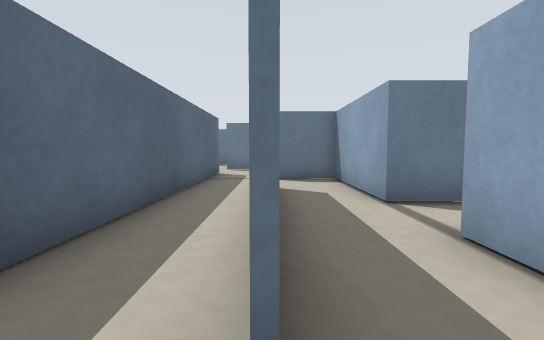
[1] (above)

24 first-person views from a walk through a robot-simulator world made for Stage. The camera is 0.09 m above the floor, tilts 4° down and sees 85° across. Floor lines are 1 m apart. The floor is counted in squares, 0.1 m on a side. Each view is taken from the middle of a square. On the plan, view 1 faces up. The plan holds only what a view shows up to about 11 squares ahead; the rest is blank. Robots are left out.

[2]
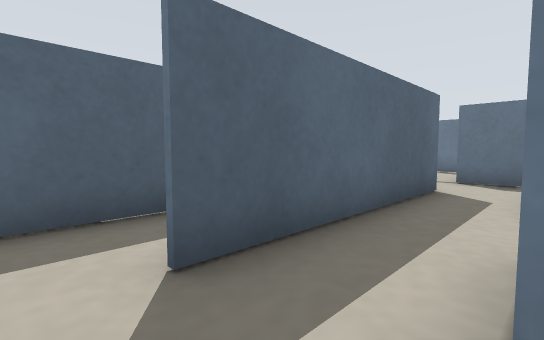

[3]
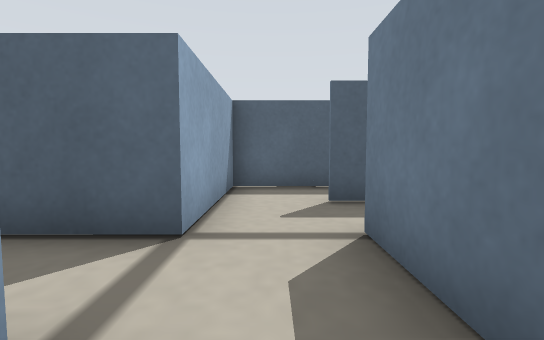

[4]
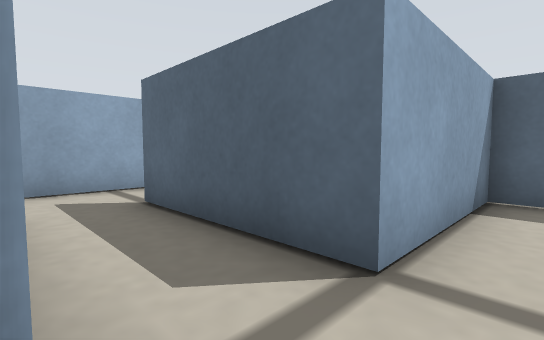

[5]
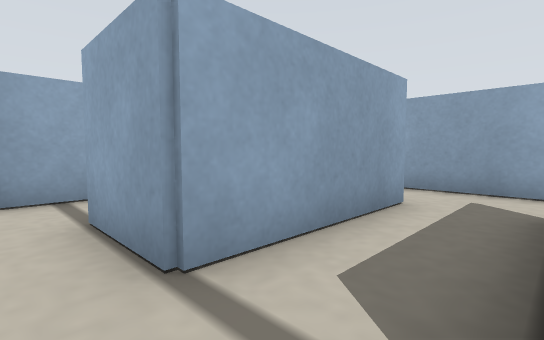

[6]
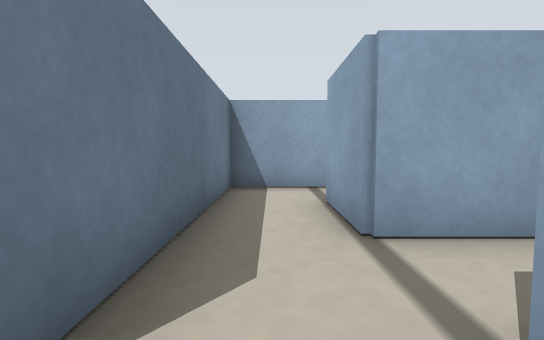

[7]
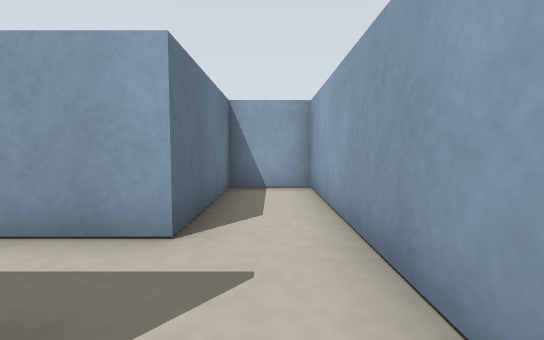

[8]
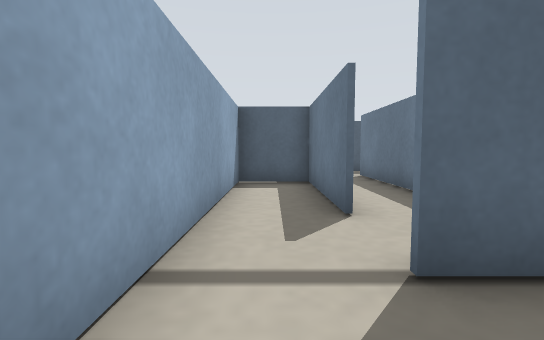

[9]
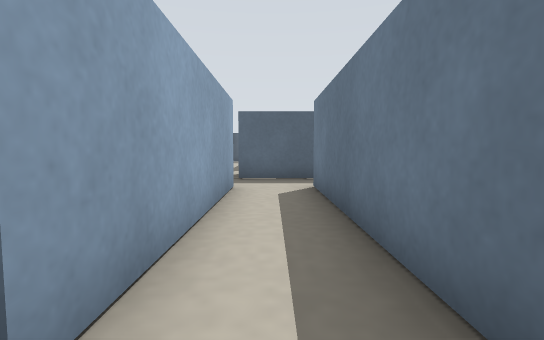

[10]
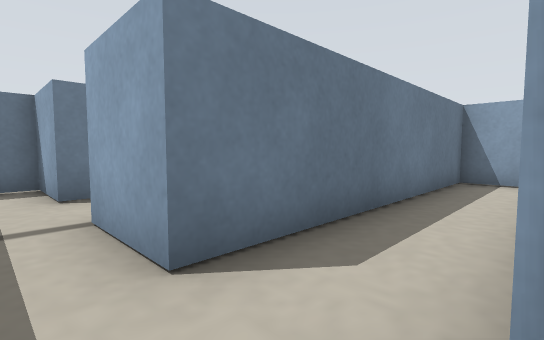

[11]
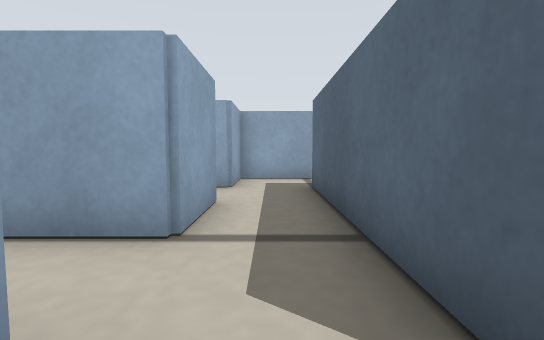

[12]
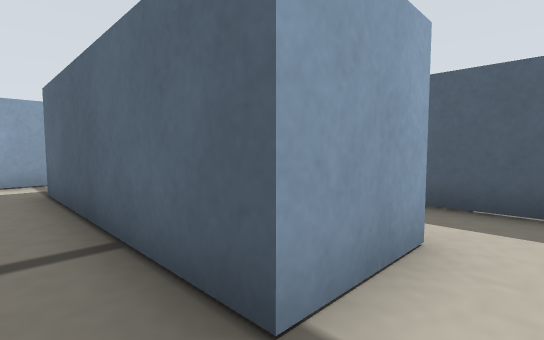

[13]
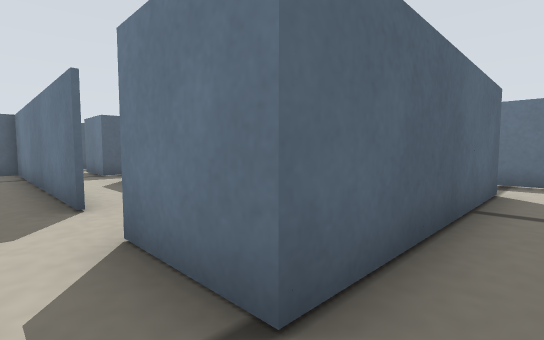

[14]
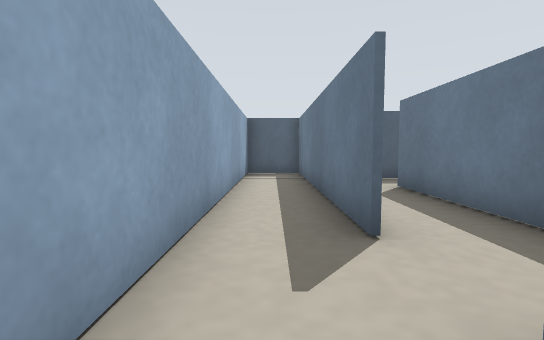

[15]
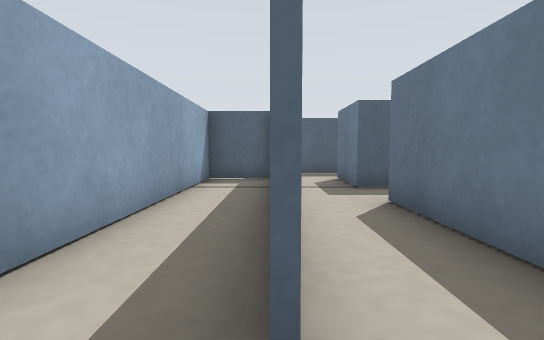

[16]
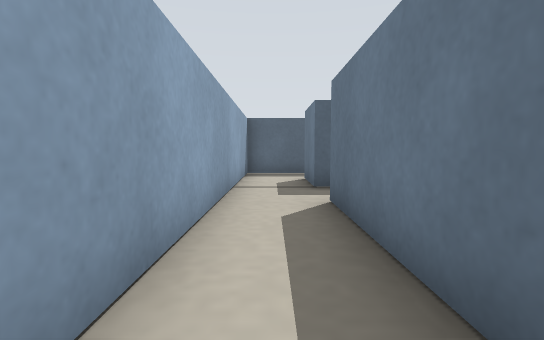

[17]
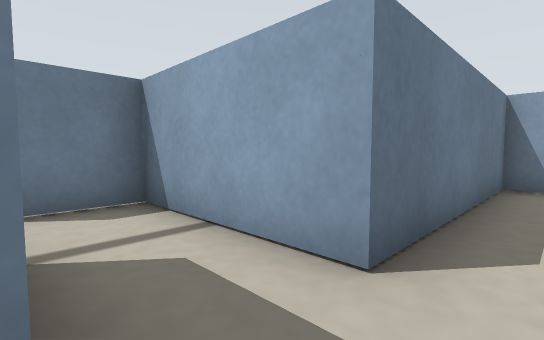

[18]
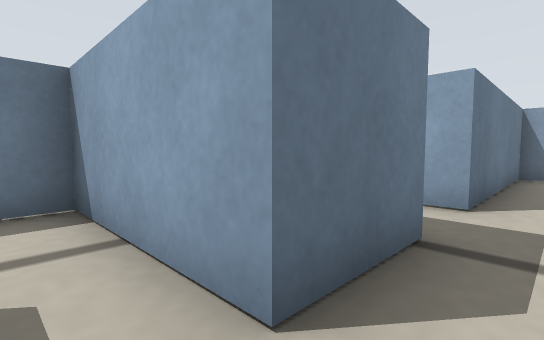

[19]
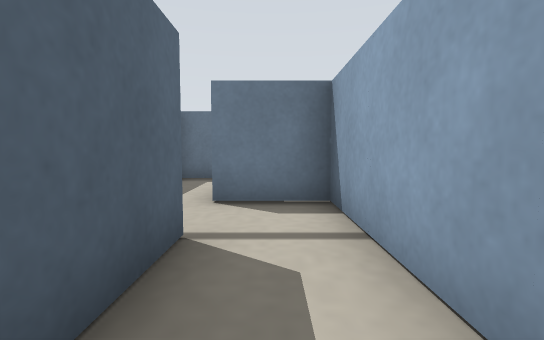

[20]
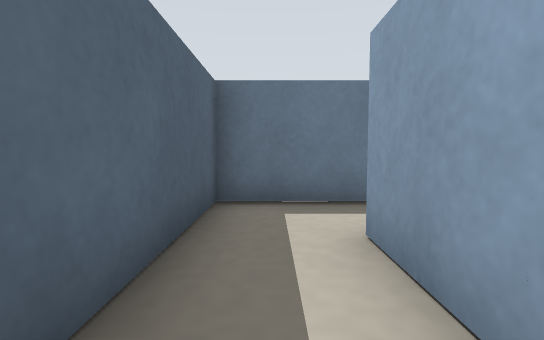

[21]
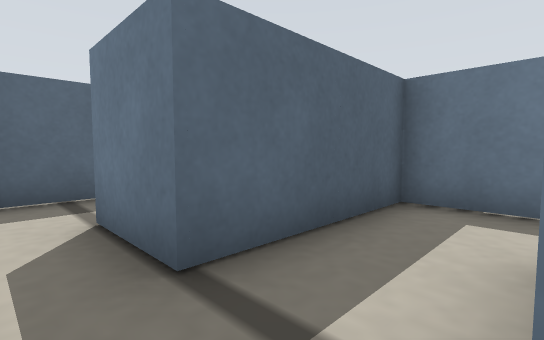

[22]
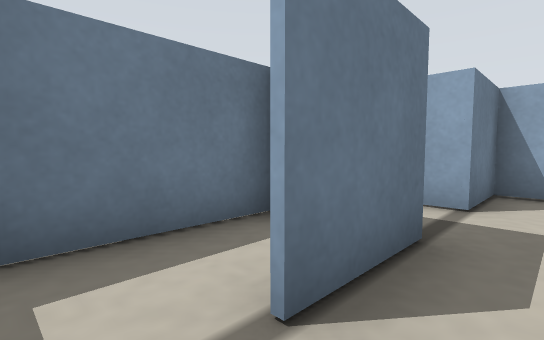

[23]
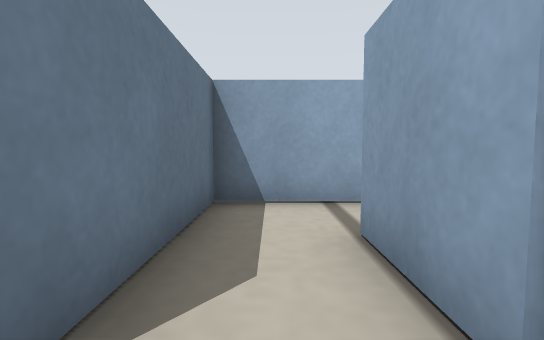

[24]
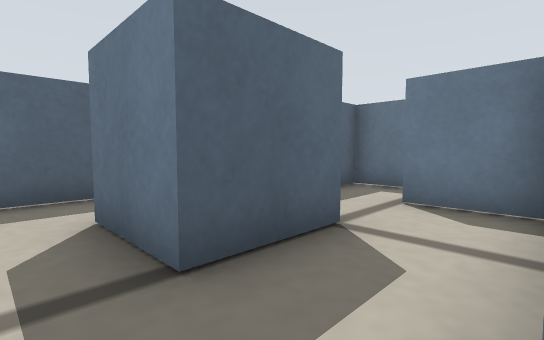

### Floor plan
Ten units are one square. View 1 is at (0, 0); x grows to the right and y downward. Boxes are objects, and circles mark ways between rooms. Rooms are numbered by the first view taken in them; rooms with no view inside come last. Other rooms are left out.
<svg viewBox="-226 -115 310 189">
<path fill="none" stroke="#000" d="M0 -70 0 -9M19 -50 19 -90 -1 -90M19 -20 19 -30M-20 -110 -20 9 20 9M24 69 79 69 79 50 39 50 39 9M20 9 20 51M34 -10 19 -10M39 9 61 9M79 4 79 -10 34 -10M1 50 -40 50 -40 69 24 69M-61 49 1 49M-80 6 -80 50M19 42 19 30 -61 30 -61 9M-119 50 -199 50 -199 69 -99 69M-82 69 -61 69 -61 49M-80 50 -101 50M-100 -11 -80 -11M-61 -10 -61 -30 -119 -30 -119 -15M-179 9 -179 30 -200 30 -200 15M-219 10 -219 49 -119 49M-100 38 -100 30 -160 30 -160 -10 -180 -10M-119 -15 -119 10 -140 10M-80 18 -80 10 -100 10 -100 -11M-159 5 -159 19M-120 -10 -150 -10M-61 9 -39 9M-21 5 -21 -10 -61 -10M-80 -11 -80 6M-200 15 -200 -10 -221 -10"/>
<circle cx="20" cy="0" r="3" fill="#2a7"/>
<circle cx="30" cy="0" r="3" fill="#2a7"/>
<circle cx="20" cy="60" r="3" fill="#2a7"/>
<circle cx="10" cy="50" r="3" fill="#2a7"/>
<circle cx="-70" cy="50" r="3" fill="#2a7"/>
<circle cx="-70" cy="10" r="3" fill="#2a7"/>
<circle cx="-110" cy="50" r="3" fill="#2a7"/>
<circle cx="-110" cy="-10" r="3" fill="#2a7"/>
<circle cx="-70" cy="-10" r="3" fill="#2a7"/>
<circle cx="-210" cy="25" r="3" fill="#2a7"/>
<circle cx="-125" cy="20" r="3" fill="#2a7"/>
<text x="-10" y="-50">1</text>
<text x="30" y="40">2</text>
<text x="50" y="0">3</text>
<text x="0" y="60">4</text>
<text x="-40" y="40">5</text>
<text x="-120" y="60">6</text>
<text x="-90" y="-20">7</text>
<text x="-170" y="30">8</text>
<text x="-110" y="10">9</text>
<text x="-140" y="10">10</text>
<text x="-50" y="0">11</text>
<text x="-210" y="0">12</text>
</svg>
Room 1 opens to room 2. Room 2 opens to room 3. Room 2 opens to room 4. Room 4 opens to room 5. Room 5 opens to room 6. Room 5 opens to room 11. Room 6 opens to room 8. Room 7 opens to room 9. Room 7 opens to room 11. Room 8 opens to room 12. Room 9 opens to room 10.

Where each view was taken, in squares from view 1:
view 1: 0 up, 0 right, facing up
view 2: 0 up, 2 right, facing up-left
view 3: 0 up, 5 right, facing left
view 4: 0 up, 4 right, facing down-left
view 5: 0 up, 2 right, facing down-right
view 6: 0 up, 1 right, facing right
view 7: 6 down, 1 right, facing right
view 8: 6 down, 4 right, facing left
view 9: 4 down, 1 right, facing left
view 10: 5 down, 7 left, facing up-right
view 11: 2 up, 7 left, facing down
view 12: 2 up, 7 left, facing down-left
view 13: 6 down, 7 left, facing up-left
view 14: 6 down, 9 left, facing left
view 15: 5 down, 11 left, facing left
view 16: 4 down, 11 left, facing left
view 17: 4 down, 18 left, facing up-right
view 18: 4 down, 21 left, facing up-right
view 19: 4 down, 21 left, facing up
view 20: 2 down, 11 left, facing up
view 21: 2 down, 10 left, facing up-left
view 22: 2 down, 15 left, facing up-right
view 23: 0 up, 7 left, facing right
view 24: 4 down, 16 left, facing up-left
